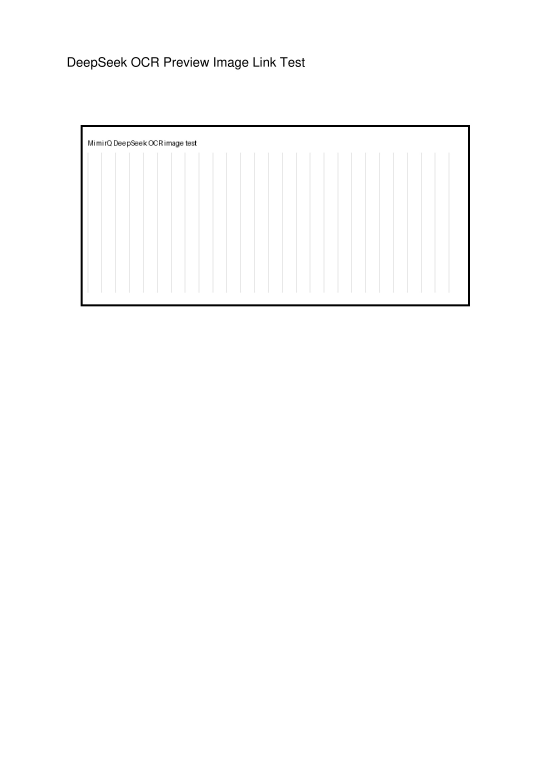
#> input picture runs/.deepseek_ocr/deepseek_ocr_smoke/images/1e822d718142f4b7d21a7f947bd893a0c5cbecc460845f74cfd1d10f0cf67404.jpeg, 1653 x 2339 px (shown at 1/3 size)
$ python -i document_region_algorithms.py   (imports and definitions only)
#> lines starting #> are read from the running program, lines starting #| are printed output that depends on the picture; after the words box and inside, x2 and y2 are one past the last pixel; in counts of white or black regions, pixels touching at a corner belong together
#> further down, picture is the input picture: PIL image 1653x2339 RGB; min 0, max 255, mean 253

import math
import re
from collections.abc import Mapping, Sequence
from typing import Any

from PIL import Image as PILImage

_FORMULA_TEXT_RE = re.compile(r"(\\[a-zA-Z]+|[=∑√∞≈≤≥]|\$[^$]+\$)")
_CHART_TEXT_RE = re.compile(
    r"\b(chart|plot|graph|trend|bar|line|pie)\b|图表|趋势图|柱状图|折线图|饼图|曲线图",
    re.IGNORECASE,
)


# [31 lines left out: functions _region_from_element, detect_formula_regions, detect_chart_regions, not called in this run]


def _dominant_line_angle(image: PILImage.Image) -> float:
    try:
        import cv2  # type: ignore
        import numpy as np

        gray = np.asarray(image.convert("L"), dtype="uint8")
        edges = cv2.Canny(gray, 50, 150, apertureSize=3)
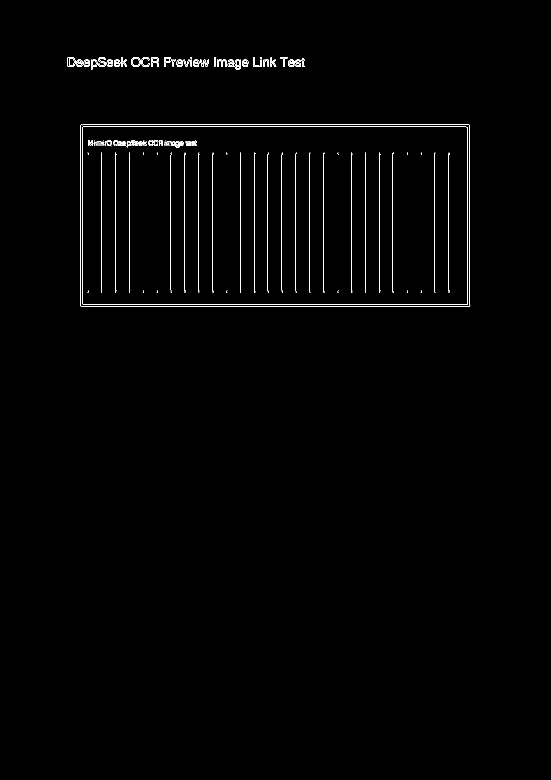
#> edges: shape (2339, 1653) (shown at 1/3 size); 0.54% white in thin lines or dots, all inside (x1, y1, x2, y2) = (203, 171, 1411, 920)
        lines = cv2.HoughLinesP(edges, 1, math.pi / 180.0, threshold=20, minLineLength=20, maxLineGap=4)
#> lines = 103 rows, first 6: [249, 380, 1398, 380], [243, 374, 1407, 374], [248, 912, 1403, 912], [241, 916, 241, 376], [242, 918, 1409, 918], [1137, 876, 1137, 459]
        if lines is None:
            return 0.0
        weighted: list[tuple[float, float]] = []
        for raw in lines[:200]:
            x1, y1, x2, y2 = [float(v) for v in raw[0]]
            dx = x2 - x1
            dy = y2 - y1
            length = math.hypot(dx, dy)
            if length <= 0:
                continue
            angle = math.degrees(math.atan2(dy, dx))
            while angle <= -90:
                angle += 180
            while angle > 90:
                angle -= 180
            weighted.append((angle, length))
#> this loop made 103 passes
#> (x1, y1, x2, y2, dx, dy, length) on passes 1 to 12: (249, 380, 1398, 380, 1149, 0, 1149), (243, 374, 1407, 374, 1164, 0, 1164), (248, 912, 1403, 912, 1155, 0, 1155), (241, 916, 241, 376, 0, -540, 540), (242, 918, 1409, 918, 1167, 0, 1167), (1137, 876, 1137, 459, 0, -417, 417), (387, 873, 387, 462, 0, -411, 411), (1409, 916, 1409, 375, 0, -541, 541), (247, 911, 247, 382, 0, -529, 529), (720, 876, 720, 459, 0, -417, 417), (887, 876, 887, 459, 0, -417, 417), (345, 876, 345, 459, 0, -417, 417)
#> after the loop, weighted = 103 pairs, first value -3.37 to 90, second value 20 to 1167
        if not weighted:
            return 0.0
        total = sum(length for _angle, length in weighted)
#> total = 17380.5
        return sum(angle * length for angle, length in weighted) / max(1.0, total)
    except Exception:
        return 0.0


# [97 lines left out: functions _orientation_angle_from_textline, profile_document_image, profile_document_image_with_models, not called in this run]


__all__ = [
    "detect_chart_regions",
    "detect_formula_regions",
    "profile_document_image",
    "profile_document_image_with_models",
]

>>> from PIL import Image
>>> picture = Image.open('../../../runs/.deepseek_ocr/deepseek_ocr_smoke/images/1e822d718142f4b7d21a7f947bd893a0c5cbecc460845f74cfd1d10f0cf67404.jpeg')
>>> result = _dominant_line_angle(picture)
#> result = 54.08

$ run again, on runs/.deepseek_ocr/deepseek_ocr_smoke/images/2fd8df0038c242d721d0eba073f6f849697c52bc81d556054ee158afbeed8b73.jpeg
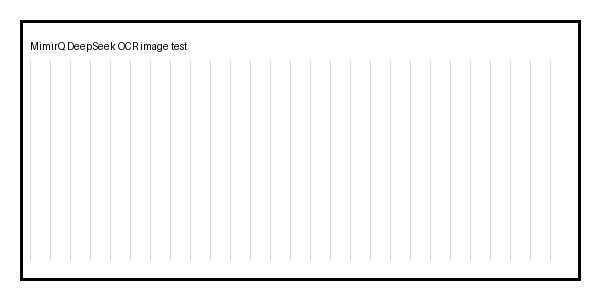
#> input picture runs/.deepseek_ocr/deepseek_ocr_smoke/images/2fd8df0038c242d721d0eba073f6f849697c52bc81d556054ee158afbeed8b73.jpeg, 600 x 300 px
#> picture is the input picture: PIL image 600x300 RGB; min 0, max 255, mean 246.4
#> in _dominant_line_angle, `edges = cv2.Canny(gray, 50, 150, apertureSize=3)`:
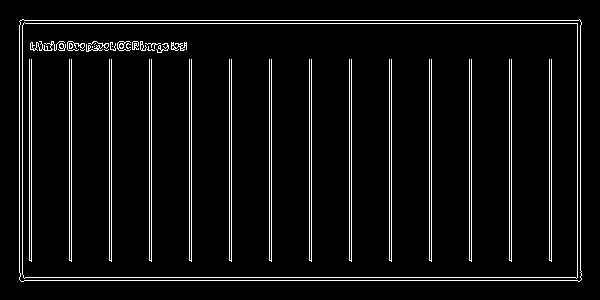
#> edges: shape (300, 600); 5.3% white in thin lines or dots, all inside (x1, y1, x2, y2) = (19, 19, 582, 282)
#> lines = 50 rows, first 6: [19, 277, 580, 277], [20, 20, 580, 20], [20, 280, 580, 280], [20, 23, 581, 23], [22, 274, 22, 25], [577, 276, 577, 24]
#> the loop in _dominant_line_angle, `for raw in lines[:200]:` made 50 passes
#> (x1, y1, x2, y2, dx, dy, length) on passes 1 to 8: (19, 277, 580, 277, 561, 0, 561), (20, 20, 580, 20, 560, 0, 560), (20, 280, 580, 280, 560, 0, 560), (20, 23, 581, 23, 561, 0, 561), (22, 274, 22, 25, 0, -249, 249), (577, 276, 577, 24, 0, -252, 252), (551, 261, 551, 59, 0, -202, 202), (509, 260, 509, 59, 0, -201, 201)
#> after the loop in _dominant_line_angle, `for raw in lines[:200]:`: weighted = 50 pairs, first value -1.79 to 90, second value 23 to 561
#> total = 9709
#> result = 61.6
